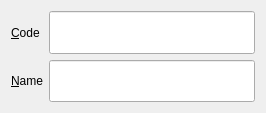
<?xml version="1.0" encoding="UTF-8"?>
<ui version="4.0">
 <class>ProductForm</class>
 <widget class="QWidget" name="ProductForm">
  <property name="geometry">
   <rect>
    <x>0</x>
    <y>0</y>
    <width>266</width>
    <height>113</height>
   </rect>
  </property>
  <property name="sizePolicy">
   <sizepolicy hsizetype="Expanding" vsizetype="Expanding">
    <horstretch>0</horstretch>
    <verstretch>0</verstretch>
   </sizepolicy>
  </property>
  <property name="windowTitle">
   <string>Form</string>
  </property>
  <layout class="QGridLayout" name="gridLayout_2">
   <item row="0" column="0">
    <layout class="QGridLayout" name="gridLayout">
     <item row="1" column="0">
      <widget class="QLabel" name="lbl_name">
       <property name="sizePolicy">
        <sizepolicy hsizetype="Preferred" vsizetype="Expanding">
         <horstretch>0</horstretch>
         <verstretch>0</verstretch>
        </sizepolicy>
       </property>
       <property name="minimumSize">
        <size>
         <width>0</width>
         <height>40</height>
        </size>
       </property>
       <property name="text">
        <string>&amp;Name</string>
       </property>
       <property name="buddy">
        <cstring>le_name</cstring>
       </property>
      </widget>
     </item>
     <item row="1" column="1">
      <widget class="QLineEdit" name="le_name">
       <property name="sizePolicy">
        <sizepolicy hsizetype="Expanding" vsizetype="Expanding">
         <horstretch>0</horstretch>
         <verstretch>0</verstretch>
        </sizepolicy>
       </property>
       <property name="minimumSize">
        <size>
         <width>0</width>
         <height>40</height>
        </size>
       </property>
       <property name="font">
        <font>
         <family>Algerian</family>
         <pointsize>12</pointsize>
        </font>
       </property>
      </widget>
     </item>
     <item row="0" column="0">
      <widget class="QLabel" name="lbl_code">
       <property name="sizePolicy">
        <sizepolicy hsizetype="Preferred" vsizetype="Expanding">
         <horstretch>0</horstretch>
         <verstretch>0</verstretch>
        </sizepolicy>
       </property>
       <property name="minimumSize">
        <size>
         <width>0</width>
         <height>40</height>
        </size>
       </property>
       <property name="text">
        <string>&amp;Code</string>
       </property>
       <property name="buddy">
        <cstring>le_code</cstring>
       </property>
      </widget>
     </item>
     <item row="0" column="1">
      <widget class="QLineEdit" name="le_code">
       <property name="sizePolicy">
        <sizepolicy hsizetype="Expanding" vsizetype="Expanding">
         <horstretch>0</horstretch>
         <verstretch>0</verstretch>
        </sizepolicy>
       </property>
       <property name="minimumSize">
        <size>
         <width>0</width>
         <height>40</height>
        </size>
       </property>
       <property name="font">
        <font>
         <family>Algerian</family>
         <pointsize>12</pointsize>
        </font>
       </property>
      </widget>
     </item>
    </layout>
   </item>
  </layout>
 </widget>
 <resources/>
 <connections/>
</ui>
